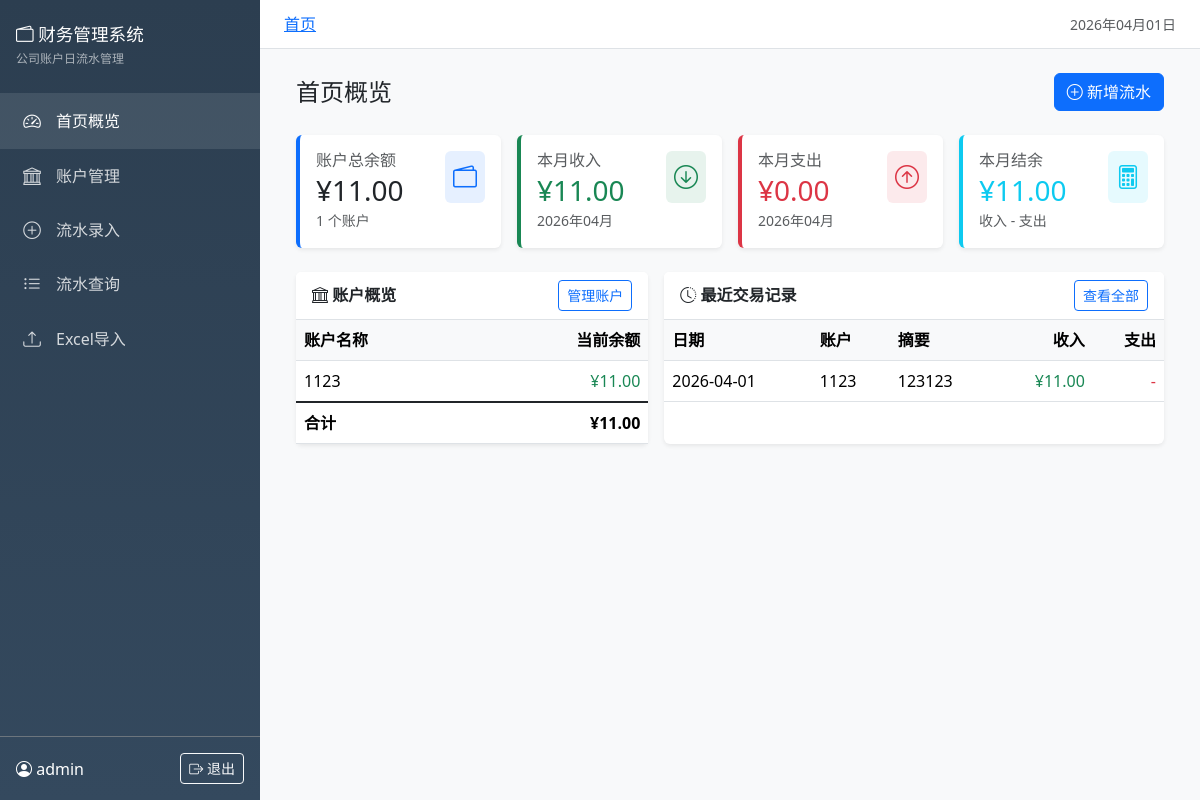
The page / (signed in) on the database its author committed.
### models.py (models this page shows, shortened)
class User(UserMixin, db.Model):
    __tablename__ = 'users'
    id = db.Column(db.Integer, primary_key=True)
    username = db.Column(db.String(50), unique=True, nullable=False, index=True)
    password_hash = db.Column(db.String(255), nullable=False)
    is_admin = db.Column(db.Boolean, default=False)
    created_at = db.Column(db.DateTime, default=datetime.utcnow)
    accounts = db.relationship('Account', backref='creator', lazy='dynamic')
    transactions = db.relationship('Transaction', backref='creator', lazy='dynamic')

class Account(db.Model):
    __tablename__ = 'accounts'
    id = db.Column(db.Integer, primary_key=True)
    account_name = db.Column(db.String(100), unique=True, nullable=False, index=True)
    initial_balance = db.Column(db.Float, default=0.0)
    created_by = db.Column(db.Integer, db.ForeignKey('users.id'), nullable=True)
    created_at = db.Column(db.DateTime, default=datetime.utcnow)
    transactions = db.relationship('Transaction', backref='account', lazy='dynamic',
                                    cascade='all, delete-orphan')
    def get_current_balance(self):
        total_income = db.session.query(db.func.sum(Transaction.income)).\
            filter(Transaction.account_id == self.id).scalar() or 0
        total_expense = db.session.query(db.func.sum(Transaction.expense)).\
            filter(Transaction.account_id == self.id).scalar() or 0
        return self.initial_balance + total_income - total_expense

class Transaction(db.Model):
    __tablename__ = 'transactions'
    id = db.Column(db.Integer, primary_key=True)
    date = db.Column(db.Date, nullable=False, index=True)
    account_id = db.Column(db.Integer, db.ForeignKey('accounts.id'), nullable=False, index=True)
    summary = db.Column(db.String(200))
    income = db.Column(db.Float, default=0.0)
    expense = db.Column(db.Float, default=0.0)
    balance_after = db.Column(db.Float, default=0.0)
    note1 = db.Column(db.String(200))
    note2 = db.Column(db.String(200))
    created_by = db.Column(db.Integer, db.ForeignKey('users.id'), nullable=True)
    created_at = db.Column(db.DateTime, default=datetime.utcnow)
    updated_at = db.Column(db.DateTime, onupdate=datetime.utcnow)

### app.py (the view)
    @app.route('/')
    @login_required
    def index():
        accounts = Account.query.all()
        account_data = []
        total_balance = 0
        for account in accounts:
            balance = account.get_current_balance()
            account_data.append({
                'id': account.id,
                'name': account.account_name,
                'balance': balance
            })
            total_balance += balance
        today = date.today()
        first_day_of_month = today.replace(day=1)
        month_income = db.session.query(db.func.sum(Transaction.income)).\
            filter(Transaction.date >= first_day_of_month,
                   Transaction.date <= today).scalar() or 0
        month_expense = db.session.query(db.func.sum(Transaction.expense)).\
            filter(Transaction.date >= first_day_of_month,
                   Transaction.date <= today).scalar() or 0
        recent_transactions = Transaction.query.\
            order_by(Transaction.date.desc(), Transaction.id.desc()).limit(10).all()
        account_map = {a.id: a.account_name for a in accounts}
        return render_template('dashboard.html',
                               accounts=account_data,
                               total_balance=total_balance,
                               month_income=month_income,
                               month_expense=month_expense,
                               recent_transactions=recent_transactions,
                               account_map=account_map)

### templates/dashboard.html (shortened to what this page needs)
{% extends "base.html" %}
{% block content %}
<div class="container-fluid">
    <div class="d-flex justify-content-between align-items-center mb-4">
        <h4 class="mb-0">首页概览</h4>
        <div>
            <a href="{{ url_for('add_transaction') }}" class="btn btn-primary">
                <i class="bi bi-plus-circle"></i> 新增流水
            </a>
        </div>
    </div>
    <div class="row g-3 mb-4">
        <div class="col-md-6 col-xl-3">
            <div class="card stat-card primary h-100">
                <div class="card-body">
                    <div class="d-flex justify-content-between align-items-start">
                        <div>
                            <h6 class="text-muted mb-1">账户总余额</h6>
                            <h3 class="mb-0">¥{{ "{:,.2f}".format(total_balance) }}</h3>
                        </div>
                        <div class="bg-primary bg-opacity-10 p-2 rounded">
                            <i class="bi bi-wallet2 text-primary fs-4"></i>
                        </div>
                    </div>
                    <small class="text-muted">{{ accounts|length }} 个账户</small>
                </div>
            </div>
        </div>
        <div class="col-md-6 col-xl-3">
            <div class="card stat-card success h-100">
                <div class="card-body">
                    <div class="d-flex justify-content-between align-items-start">
                        <div>
                            <h6 class="text-muted mb-1">本月收入</h6>
                            <h3 class="mb-0 text-success">¥{{ "{:,.2f}".format(month_income) }}</h3>
                        </div>
                        <div class="bg-success bg-opacity-10 p-2 rounded">
                            <i class="bi bi-arrow-down-circle text-success fs-4"></i>
                        </div>
                    </div>
                    <small class="text-muted">{{ now.strftime('%Y年%m月') if now else '本月' }}</small>
                </div>
            </div>
        </div>
        <div class="col-md-6 col-xl-3">
            <div class="card stat-card danger h-100">
                <div class="card-body">
                    <div class="d-flex justify-content-between align-items-start">
                        <div>
                            <h6 class="text-muted mb-1">本月支出</h6>
                            <h3 class="mb-0 text-danger">¥{{ "{:,.2f}".format(month_expense) }}</h3>
                        </div>
                        <div class="bg-danger bg-opacity-10 p-2 rounded">
                            <i class="bi bi-arrow-up-circle text-danger fs-4"></i>
                        </div>
                    </div>
                    <small class="text-muted">{{ now.strftime('%Y年%m月') if now else '本月' }}</small>
                </div>
            </div>
        </div>
        <div class="col-md-6 col-xl-3">
            <div class="card stat-card info h-100">
                <div class="card-body">
                    <div class="d-flex justify-content-between align-items-start">
                        <div>
                            <h6 class="text-muted mb-1">本月结余</h6>
                            <h3 class="mb-0 text-info">¥{{ "{:,.2f}".format(month_income - month_expense) }}</h3>
                        </div>
                        <div class="bg-info bg-opacity-10 p-2 rounded">
                            <i class="bi bi-calculator text-info fs-4"></i>
                        </div>
                    </div>
                    <small class="text-muted">收入 - 支出</small>
                </div>
            </div>
        </div>
    </div>
    <div class="row g-3">
        <div class="col-lg-5">
            <div class="card h-100">
                <div class="card-header d-flex justify-content-between align-items-center">
                    <span><i class="bi bi-bank"></i> 账户概览</span>
                    <a href="{{ url_for('accounts') }}" class="btn btn-sm btn-outline-primary">管理账户</a>
                </div>
                <div class="card-body p-0">
                    {% if accounts %}
                    <div class="table-responsive">
                        <table class="table table-hover mb-0">
                            <thead>
                                <tr>
                                    <th>账户名称</th>
                                    <th class="text-end">当前余额</th>
                                </tr>
                            </thead>
                            <tbody>
                                {% for account in accounts %}
                                <tr>
                                    <td>{{ account.name }}</td>
                                    <td class="text-end">
                                        <span class="{% if account.balance >= 0 %}text-success{% else %}text-danger{% endif %}">
                                            ¥{{ "{:,.2f}".format(account.balance) }}
                                        </span>
                                    </td>
                                </tr>
                                {% endfor %}
                            </tbody>
                            <tfoot class="table-group-divider">
                                <tr class="fw-bold">
                                    <td>合计</td>
                                    <td class="text-end">¥{{ "{:,.2f}".format(total_balance) }}</td>
                                </tr>
                            </tfoot>
                        </table>
                    </div>
                    {% else %}
                    <div class="text-center py-5">
                        <i class="bi bi-bank text-muted" style="font-size: 3rem;"></i>
                        <p class="text-muted mt-2">暂无账户</p>
                        <a href="{{ url_for('accounts') }}" class="btn btn-sm btn-primary">创建账户</a>
                    </div>
                    {% endif %}
                </div>
            </div>
        </div>
        <div class="col-lg-7">
            <div class="card h-100">
                <div class="card-header d-flex justify-content-between align-items-center">
                    <span><i class="bi bi-clock-history"></i> 最近交易记录</span>
                    <a href="{{ url_for('list_transactions') }}" class="btn btn-sm btn-outline-primary">查看全部</a>
                </div>
                <div class="card-body p-0">
                    {% if recent_transactions %}
                    <div class="table-responsive">
                        <table class="table table-hover mb-0">
                            <thead>
                                <tr>
                                    <th>日期</th>
                                    <th>账户</th>
                                    <th>摘要</th>
                                    <th class="text-end">收入</th>
                                    <th class="text-end">支出</th>
                                </tr>
                            </thead>
                            <tbody>
                                {% for trans in recent_transactions %}
                                <tr>
                                    <td>{{ trans.date.strftime('%Y-%m-%d') }}</td>
                                    <td>{{ account_map.get(trans.account_id, '未知') }}</td>
                                    <td>{{ trans.summary or '-' }}</td>
                                    <td class="text-end text-success">
                                        {% if trans.income > 0 %}¥{{ "{:,.2f}".format(trans.income) }}{% else %}-{% endif %}
                                    </td>
                                    <td class="text-end text-danger">
                                        {% if trans.expense > 0 %}¥{{ "{:,.2f}".format(trans.expense) }}{% else %}-{% endif %}
                                    </td>
                                </tr>
                                {% endfor %}
                            </tbody>
                        </table>
                    </div>
                    {% else %}
                    <div class="text-center py-5">
                        <i class="bi bi-receipt text-muted" style="font-size: 3rem;"></i>
                        <p class="text-muted mt-2">暂无交易记录</p>
                        <a href="{{ url_for('add_transaction') }}" class="btn btn-sm btn-primary">录入流水</a>
                    </div>
                    {% endif %}
                </div>
            </div>
        </div>
    </div>
</div>
{% endblock %}

### templates/base.html (shortened to what this page needs)
<!DOCTYPE html>
<html lang="zh-CN">
<head>
    <link href="https://cdn.jsdelivr.net/npm/bootstrap@5.3.2/dist/css/bootstrap.min.css" rel="stylesheet">
    <link href="https://cdn.jsdelivr.net/npm/bootstrap-icons@1.11.1/font/bootstrap-icons.css" rel="stylesheet">
</head>
<body>
    {% if current_user.is_authenticated %}
    <nav class="sidebar d-flex flex-column">
        <div class="sidebar-brand">
            <h4><i class="bi bi-wallet2"></i> 财务管理系统</h4>
            <small>公司账户日流水管理</small>
        </div>
        <ul class="nav flex-column flex-grow-1">
            <li class="nav-item">
                <a class="nav-link {% if request.endpoint == 'index' %}active{% endif %}" href="{{ url_for('index') }}">
                    <i class="bi bi-speedometer2"></i>
                    <span>首页概览</span>
                </a>
            </li>
            <li class="nav-item">
                <a class="nav-link {% if request.endpoint == 'accounts' %}active{% endif %}" href="{{ url_for('accounts') }}">
                    <i class="bi bi-bank"></i>
                    <span>账户管理</span>
                </a>
            </li>
            <li class="nav-item">
                <a class="nav-link {% if request.endpoint == 'add_transaction' %}active{% endif %}" href="{{ url_for('add_transaction') }}">
                    <i class="bi bi-plus-circle"></i>
                    <span>流水录入</span>
                </a>
            </li>
            <li class="nav-item">
                <a class="nav-link {% if request.endpoint == 'list_transactions' %}active{% endif %}" href="{{ url_for('list_transactions') }}">
                    <i class="bi bi-list-ul"></i>
                    <span>流水查询</span>
                </a>
            </li>
            <li class="nav-item">
                <a class="nav-link {% if request.endpoint == 'import_transactions' %}active{% endif %}" href="{{ url_for('import_transactions') }}">
                    <i class="bi bi-upload"></i>
                    <span>Excel导入</span>
                </a>
            </li>
        </ul>
        <div class="p-3 border-top border-secondary">
            <div class="d-flex align-items-center justify-content-between">
                <span><i class="bi bi-person-circle"></i> {{ current_user.username }}</span>
                <a href="{{ url_for('logout') }}" class="btn btn-sm btn-outline-light">
                    <i class="bi bi-box-arrow-right"></i> 退出
                </a>
            </div>
        </div>
    </nav>
    {% endif %}
    <main class="main-content">
        {% if current_user.is_authenticated %}
        <div class="navbar-top d-flex justify-content-between align-items-center">
            <nav aria-label="breadcrumb">
                <ol class="breadcrumb mb-0">
                    <li class="breadcrumb-item"><a href="{{ url_for('index') }}">首页</a></li>
                </ol>
            </nav>
            <div class="text-muted small">
                {{ now.strftime('%Y年%m月%d日') if now else '' }}
            </div>
        </div>
        {% endif %}
        {% block content %}{% endblock %}
    </main>
</body>
</html>

### rows shown on the page
User: username "admin"
Account: name "1123", balance "11.00", get "1123"
Transaction: income "11.00"

### other values the page prints
{{ "{:,.2f}".format(total_balance) }} "11.00"
{{ accounts|length }} "1"
{{ "{:,.2f}".format(month_income) }} "11.00"
{{ "{:,.2f}".format(month_expense) }} "0.00"
{{ "{:,.2f}".format(month_income - month_expense) }} "11.00"
